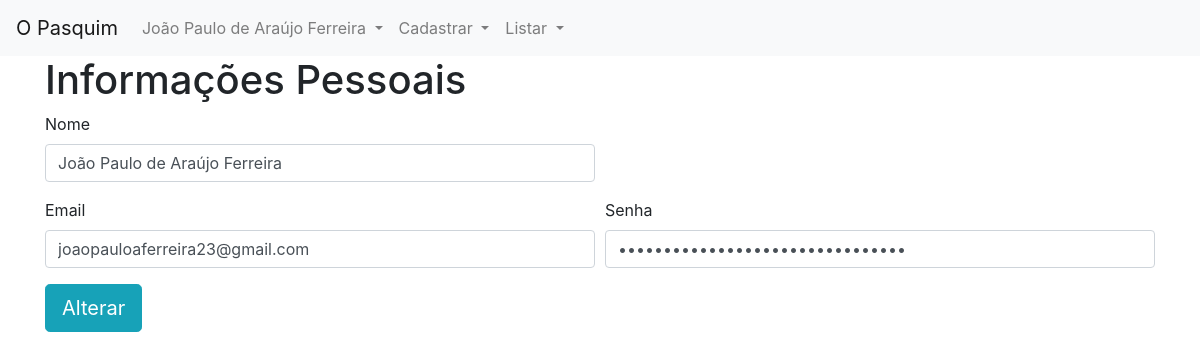
Screenshot of /admin/view/usuario/info.php (signed in) with the database file from the repository.
### tables this page shows
CREATE TABLE `usuarios` (
  `id` int(11) NOT NULL AUTO_INCREMENT,
  `nome` varchar(255) NOT NULL,
  `email` varchar(255) NOT NULL,
  `senha` varchar(255) NOT NULL,
  `nivel_permissao` varchar(255) NOT NULL,
  PRIMARY KEY (`id`)
);

### admin/class/Usuarios.php (called while the page is built, shortened)
<?php
	Class Usuarios{
		public static function search_user($conexao, $id){
			$query = "select * from usuarios where id = {$id}";
			$result = mysqli_query($conexao, $query);
			return mysqli_fetch_assoc($result);
		}
	}
?>

### admin/view/usuario/info.php (the view, shortened to what this page needs)
<?php include('../includes/header.php');
      include('../../class/Conexao.php');
      include('../../class/Usuarios.php');
      $usuario = Usuarios::search_user($conexao, $_SESSION['UsuarioID']);?>
<section class="container">
  <h1>Informações Pessoais</h1>
  <form method="post" action="../../model/usuario/edit.php">
  <div class="form-row">
    <div class="form-group col-md-6">
      <label for="inputEmail4">Nome</label>
      <input type="text" class="form-control" id="inputEmail4" placeholder="Nome" name="nome"
      value="<?php echo $usuario['nome'] ?>">
    </div>
  </div>
  <div class="form-row">
    <div class="form-group col-md-6">
      <label for="inputEmail4">Email</label>
      <input type="email" class="form-control" id="inputEmail4" placeholder="Email" name="email"
      value="<?php echo $usuario['email'] ?>">
    </div>
    <div class="form-group col-md-6">
      <label for="inputPassword4">Senha</label>
      <input type="password" class="form-control" id="inputPassword4" placeholder="Senha" name="senha" value="<?php echo $usuario['senha'] ?>">
    </div>
  </div>
  <button type="submit" class="btn btn-lg btn-info">Alterar</button>
</form>
</section>

### rows the page displays
usuarios: nome "João Paulo de Araújo Ferreira", email "joaopauloaferreira23@gmail.com"

### other values shown
$_SESSION['UsuarioNome'] "João Paulo de Araújo Ferreira"
